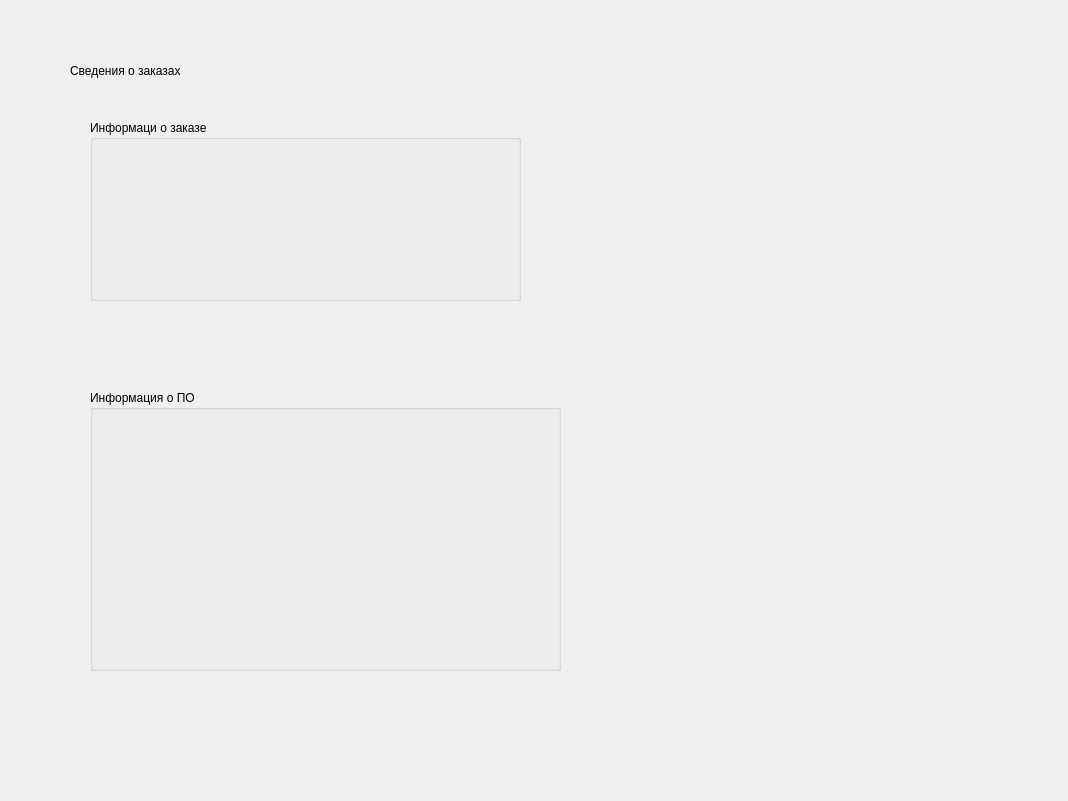
<?xml version="1.0" encoding="UTF-8"?>
<ui version="4.0">
 <class>Form</class>
 <widget class="QWidget" name="Form">
  <property name="geometry">
   <rect>
    <x>0</x>
    <y>0</y>
    <width>1068</width>
    <height>801</height>
   </rect>
  </property>
  <property name="windowTitle">
   <string>Form</string>
  </property>
  <widget class="QLabel" name="label_2">
   <property name="geometry">
    <rect>
     <x>70</x>
     <y>10</y>
     <width>611</width>
     <height>121</height>
    </rect>
   </property>
   <property name="text">
    <string>Сведения о заказах</string>
   </property>
  </widget>
  <widget class="QGroupBox" name="groupBox">
   <property name="geometry">
    <rect>
     <x>90</x>
     <y>120</y>
     <width>431</width>
     <height>181</height>
    </rect>
   </property>
   <property name="title">
    <string>Информаци о заказе</string>
   </property>
  </widget>
  <widget class="QGroupBox" name="groupBox_2">
   <property name="geometry">
    <rect>
     <x>90</x>
     <y>390</y>
     <width>471</width>
     <height>281</height>
    </rect>
   </property>
   <property name="title">
    <string>Информация о ПО</string>
   </property>
  </widget>
 </widget>
 <resources/>
 <connections/>
</ui>
